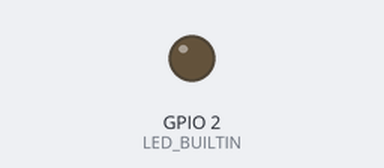
Simulated run of this sketch. Board: ESP32. Shown: output pins drawn as LEDs (lit = HIGH). What the sketch prints to the serial monitor is not drawn.

Above: at 0.15 s.
Timing chart, 0 to 1.6 s (numbered marks = the images above):
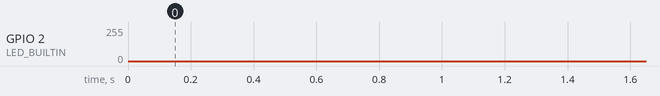

The sketch:

sketch_apr19c.ino
```cpp
#define PWM_PIN 13

void setup() {
  // put your setup code here, to run once:
  Serial.begin(115200);
  // pinMode(PWM_PIN, OUTPUT);

}

void loop() {
  // put your main code here, to run repeatedly:
  uint32_t lapse = 1;
  for (int dutyCycle = 0; dutyCycle <= 255; dutyCycle++) {
    analogWrite(LED_BUILTIN, dutyCycle);
    delay(lapse);
    Serial.printf("Valor PWM: %u%%\n", (dutyCycle));
  };
  for (int dutyCycle = 255; dutyCycle > 0; dutyCycle--) {
    analogWrite(LED_BUILTIN, dutyCycle);
    delay(lapse);
    Serial.printf("Valor PWM: %u%%\n", (dutyCycle));
  };
}
```
